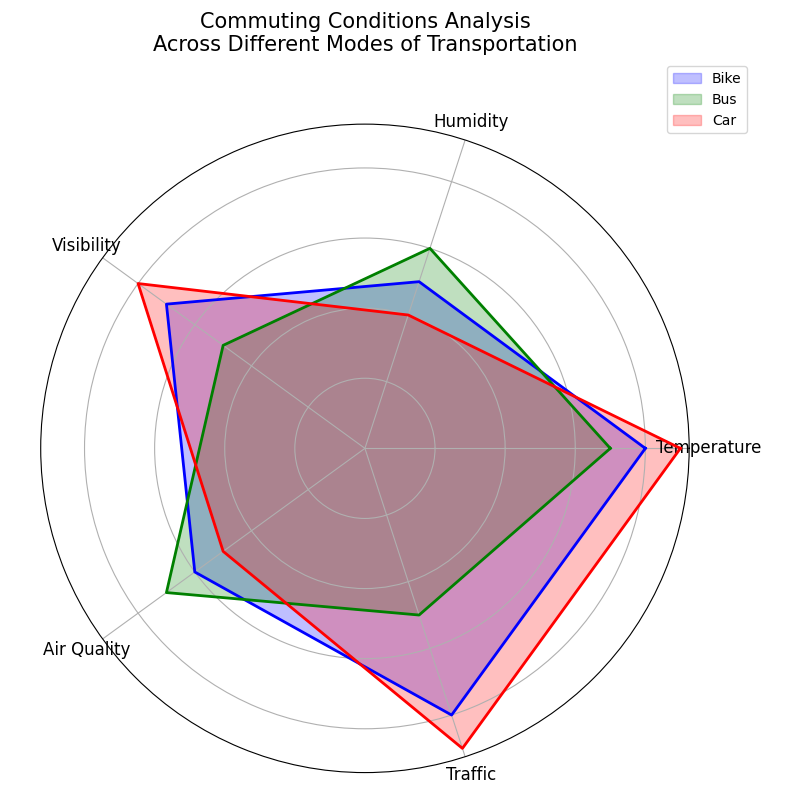

Here is the Python script that generated this plot:
import numpy as np
import matplotlib.pyplot as plt

categories = ['Temperature', 'Humidity', 'Visibility', 'Air Quality', 'Traffic']
bike = [8, 5, 7, 6, 8]
bus = [7, 6, 5, 7, 5]
car = [9, 4, 8, 5, 9]

num_vars = len(categories)
angles = np.linspace(0, 2 * np.pi, num_vars, endpoint=False).tolist()
bike += bike[:1]
bus += bus[:1]
car += car[:1]
angles += angles[:1]

fig, ax = plt.subplots(figsize=(8, 8), subplot_kw=dict(polar=True))

ax.fill(angles, bike, color='blue', alpha=0.25, label='Bike')
ax.fill(angles, bus, color='green', alpha=0.25, label='Bus')
ax.fill(angles, car, color='red', alpha=0.25, label='Car')

ax.plot(angles, bike, color='blue', linewidth=2)
ax.plot(angles, bus, color='green', linewidth=2)
ax.plot(angles, car, color='red', linewidth=2)

ax.set_yticklabels([])
ax.set_xticks(angles[:-1])
ax.set_xticklabels(categories, fontsize=12)

plt.title('Commuting Conditions Analysis\nAcross Different Modes of Transportation', size=15, y=1.1)
plt.legend(loc='upper right', bbox_to_anchor=(1.1, 1.1))
plt.tight_layout()
plt.show()
